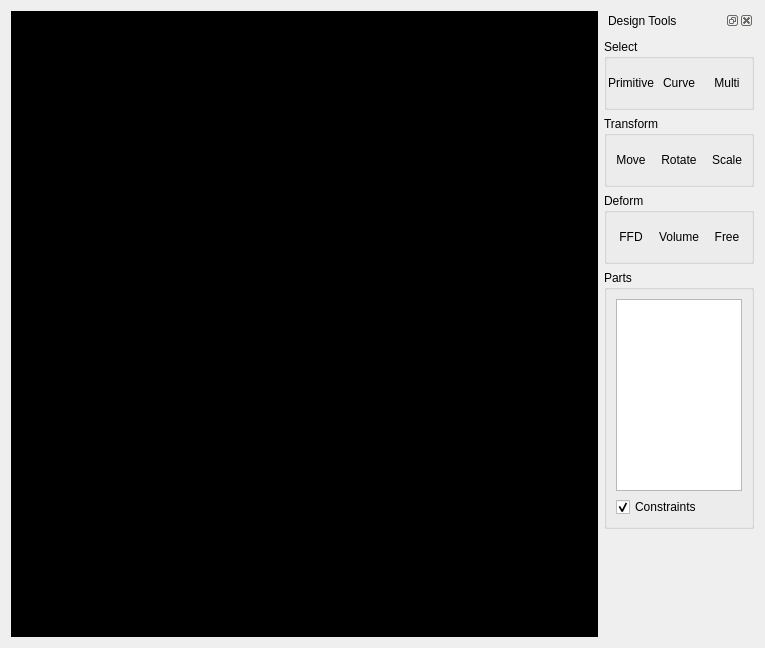
<?xml version="1.0" encoding="UTF-8"?>
<ui version="4.0">
 <class>DesignWidget</class>
 <widget class="QWidget" name="DesignWidget">
  <property name="geometry">
   <rect>
    <x>0</x>
    <y>0</y>
    <width>765</width>
    <height>648</height>
   </rect>
  </property>
  <property name="windowTitle">
   <string>Form</string>
  </property>
  <layout class="QHBoxLayout" name="horizontalLayout">
   <item>
    <widget class="QWidget" name="widget" native="true">
     <layout class="QGridLayout" name="gridLayout">
      <property name="margin">
       <number>0</number>
      </property>
      <property name="spacing">
       <number>0</number>
      </property>
      <item row="0" column="0">
       <widget class="QWidget" name="viewerArea" native="true">
        <property name="sizePolicy">
         <sizepolicy hsizetype="Expanding" vsizetype="Expanding">
          <horstretch>0</horstretch>
          <verstretch>0</verstretch>
         </sizepolicy>
        </property>
        <property name="styleSheet">
         <string notr="true">background: black;</string>
        </property>
        <layout class="QVBoxLayout" name="verticalLayout_2">
         <property name="spacing">
          <number>0</number>
         </property>
         <property name="margin">
          <number>0</number>
         </property>
         <item>
          <layout class="QVBoxLayout" name="viewerAreaLayout"/>
         </item>
        </layout>
       </widget>
      </item>
     </layout>
    </widget>
   </item>
   <item>
    <widget class="QDockWidget" name="toolsWidget">
     <property name="sizePolicy">
      <sizepolicy hsizetype="Fixed" vsizetype="Preferred">
       <horstretch>0</horstretch>
       <verstretch>0</verstretch>
      </sizepolicy>
     </property>
     <property name="windowTitle">
      <string>Design Tools</string>
     </property>
     <widget class="QWidget" name="dockWidgetContents">
      <layout class="QGridLayout" name="gridLayout_3">
       <property name="leftMargin">
        <number>0</number>
       </property>
       <property name="rightMargin">
        <number>0</number>
       </property>
       <item row="0" column="0">
        <widget class="QGroupBox" name="groupBox">
         <property name="sizePolicy">
          <sizepolicy hsizetype="Fixed" vsizetype="Fixed">
           <horstretch>0</horstretch>
           <verstretch>0</verstretch>
          </sizepolicy>
         </property>
         <property name="minimumSize">
          <size>
           <width>150</width>
           <height>0</height>
          </size>
         </property>
         <property name="maximumSize">
          <size>
           <width>150</width>
           <height>16777215</height>
          </size>
         </property>
         <property name="title">
          <string>Select</string>
         </property>
         <property name="flat">
          <bool>false</bool>
         </property>
         <property name="checkable">
          <bool>false</bool>
         </property>
         <layout class="QGridLayout" name="gridLayout_2">
          <property name="margin">
           <number>0</number>
          </property>
          <property name="spacing">
           <number>0</number>
          </property>
          <item row="0" column="0">
           <widget class="QToolButton" name="selectPrimitiveButton">
            <property name="minimumSize">
             <size>
              <width>48</width>
              <height>48</height>
             </size>
            </property>
            <property name="maximumSize">
             <size>
              <width>48</width>
              <height>48</height>
             </size>
            </property>
            <property name="text">
             <string>Primitive</string>
            </property>
            <property name="icon">
             <iconset resource="../Resources/userstudyResource.qrc">
              <normaloff>:/UserStudyApp/toolIcons/selectPrimitive.png</normaloff>:/UserStudyApp/toolIcons/selectPrimitive.png</iconset>
            </property>
            <property name="iconSize">
             <size>
              <width>24</width>
              <height>24</height>
             </size>
            </property>
            <property name="checkable">
             <bool>true</bool>
            </property>
            <property name="popupMode">
             <enum>QToolButton::DelayedPopup</enum>
            </property>
            <property name="toolButtonStyle">
             <enum>Qt::ToolButtonTextUnderIcon</enum>
            </property>
            <property name="autoRaise">
             <bool>true</bool>
            </property>
           </widget>
          </item>
          <item row="0" column="1">
           <widget class="QToolButton" name="selectCurveButton">
            <property name="minimumSize">
             <size>
              <width>48</width>
              <height>48</height>
             </size>
            </property>
            <property name="maximumSize">
             <size>
              <width>48</width>
              <height>48</height>
             </size>
            </property>
            <property name="text">
             <string>Curve</string>
            </property>
            <property name="icon">
             <iconset resource="../Resources/userstudyResource.qrc">
              <normaloff>:/UserStudyApp/toolIcons/selectCurve.png</normaloff>:/UserStudyApp/toolIcons/selectCurve.png</iconset>
            </property>
            <property name="iconSize">
             <size>
              <width>24</width>
              <height>24</height>
             </size>
            </property>
            <property name="checkable">
             <bool>true</bool>
            </property>
            <property name="toolButtonStyle">
             <enum>Qt::ToolButtonTextUnderIcon</enum>
            </property>
            <property name="autoRaise">
             <bool>true</bool>
            </property>
           </widget>
          </item>
          <item row="0" column="2">
           <widget class="QToolButton" name="selectMultiButton">
            <property name="sizePolicy">
             <sizepolicy hsizetype="Fixed" vsizetype="Fixed">
              <horstretch>48</horstretch>
              <verstretch>48</verstretch>
             </sizepolicy>
            </property>
            <property name="minimumSize">
             <size>
              <width>48</width>
              <height>48</height>
             </size>
            </property>
            <property name="text">
             <string>Multi</string>
            </property>
            <property name="icon">
             <iconset resource="../Resources/userstudyResource.qrc">
              <normaloff>:/UserStudyApp/toolIcons/selectRegion.png</normaloff>:/UserStudyApp/toolIcons/selectRegion.png</iconset>
            </property>
            <property name="iconSize">
             <size>
              <width>24</width>
              <height>24</height>
             </size>
            </property>
            <property name="checkable">
             <bool>true</bool>
            </property>
            <property name="toolButtonStyle">
             <enum>Qt::ToolButtonTextUnderIcon</enum>
            </property>
            <property name="autoRaise">
             <bool>true</bool>
            </property>
            <property name="arrowType">
             <enum>Qt::NoArrow</enum>
            </property>
           </widget>
          </item>
         </layout>
        </widget>
       </item>
       <item row="1" column="0">
        <widget class="QGroupBox" name="groupBox_2">
         <property name="sizePolicy">
          <sizepolicy hsizetype="Fixed" vsizetype="Preferred">
           <horstretch>0</horstretch>
           <verstretch>0</verstretch>
          </sizepolicy>
         </property>
         <property name="minimumSize">
          <size>
           <width>150</width>
           <height>0</height>
          </size>
         </property>
         <property name="maximumSize">
          <size>
           <width>150</width>
           <height>16777215</height>
          </size>
         </property>
         <property name="title">
          <string>Transform</string>
         </property>
         <property name="flat">
          <bool>false</bool>
         </property>
         <layout class="QGridLayout" name="gridLayout_4">
          <property name="margin">
           <number>0</number>
          </property>
          <property name="spacing">
           <number>0</number>
          </property>
          <item row="0" column="1">
           <widget class="QToolButton" name="rotateButton">
            <property name="minimumSize">
             <size>
              <width>48</width>
              <height>48</height>
             </size>
            </property>
            <property name="maximumSize">
             <size>
              <width>48</width>
              <height>48</height>
             </size>
            </property>
            <property name="text">
             <string>Rotate</string>
            </property>
            <property name="icon">
             <iconset resource="../Resources/userstudyResource.qrc">
              <normaloff>:/UserStudyApp/toolIcons/rotate.png</normaloff>:/UserStudyApp/toolIcons/rotate.png</iconset>
            </property>
            <property name="iconSize">
             <size>
              <width>24</width>
              <height>24</height>
             </size>
            </property>
            <property name="checkable">
             <bool>true</bool>
            </property>
            <property name="toolButtonStyle">
             <enum>Qt::ToolButtonTextUnderIcon</enum>
            </property>
            <property name="autoRaise">
             <bool>true</bool>
            </property>
           </widget>
          </item>
          <item row="0" column="2">
           <widget class="QToolButton" name="scaleButton">
            <property name="sizePolicy">
             <sizepolicy hsizetype="Fixed" vsizetype="Fixed">
              <horstretch>0</horstretch>
              <verstretch>0</verstretch>
             </sizepolicy>
            </property>
            <property name="minimumSize">
             <size>
              <width>48</width>
              <height>48</height>
             </size>
            </property>
            <property name="maximumSize">
             <size>
              <width>48</width>
              <height>48</height>
             </size>
            </property>
            <property name="text">
             <string>Scale</string>
            </property>
            <property name="icon">
             <iconset resource="../Resources/userstudyResource.qrc">
              <normaloff>:/UserStudyApp/toolIcons/scale.png</normaloff>:/UserStudyApp/toolIcons/scale.png</iconset>
            </property>
            <property name="iconSize">
             <size>
              <width>24</width>
              <height>24</height>
             </size>
            </property>
            <property name="checkable">
             <bool>true</bool>
            </property>
            <property name="toolButtonStyle">
             <enum>Qt::ToolButtonTextUnderIcon</enum>
            </property>
            <property name="autoRaise">
             <bool>true</bool>
            </property>
           </widget>
          </item>
          <item row="0" column="0">
           <widget class="QToolButton" name="moveButton">
            <property name="minimumSize">
             <size>
              <width>48</width>
              <height>48</height>
             </size>
            </property>
            <property name="maximumSize">
             <size>
              <width>48</width>
              <height>48</height>
             </size>
            </property>
            <property name="text">
             <string>Move</string>
            </property>
            <property name="icon">
             <iconset resource="../Resources/userstudyResource.qrc">
              <normaloff>:/UserStudyApp/toolIcons/moveIcon.png</normaloff>:/UserStudyApp/toolIcons/moveIcon.png</iconset>
            </property>
            <property name="iconSize">
             <size>
              <width>24</width>
              <height>24</height>
             </size>
            </property>
            <property name="checkable">
             <bool>true</bool>
            </property>
            <property name="toolButtonStyle">
             <enum>Qt::ToolButtonTextUnderIcon</enum>
            </property>
            <property name="autoRaise">
             <bool>true</bool>
            </property>
           </widget>
          </item>
         </layout>
        </widget>
       </item>
       <item row="3" column="0">
        <widget class="QGroupBox" name="groupBox_3">
         <property name="maximumSize">
          <size>
           <width>150</width>
           <height>16777215</height>
          </size>
         </property>
         <property name="title">
          <string>Parts</string>
         </property>
         <layout class="QVBoxLayout" name="verticalLayout">
          <item>
           <widget class="QListWidget" name="listParts">
            <property name="minimumSize">
             <size>
              <width>100</width>
              <height>0</height>
             </size>
            </property>
            <property name="maximumSize">
             <size>
              <width>16777215</width>
              <height>16777215</height>
             </size>
            </property>
           </widget>
          </item>
          <item>
           <widget class="QCheckBox" name="isUseConstraints">
            <property name="text">
             <string>Constraints</string>
            </property>
            <property name="checked">
             <bool>true</bool>
            </property>
           </widget>
          </item>
         </layout>
        </widget>
       </item>
       <item row="4" column="0">
        <widget class="QWidget" name="specialWidget" native="true"/>
       </item>
       <item row="5" column="0">
        <spacer name="verticalSpacer">
         <property name="orientation">
          <enum>Qt::Vertical</enum>
         </property>
         <property name="sizeHint" stdset="0">
          <size>
           <width>20</width>
           <height>40</height>
          </size>
         </property>
        </spacer>
       </item>
       <item row="2" column="0">
        <widget class="QGroupBox" name="groupBox_4">
         <property name="sizePolicy">
          <sizepolicy hsizetype="Fixed" vsizetype="Fixed">
           <horstretch>0</horstretch>
           <verstretch>0</verstretch>
          </sizepolicy>
         </property>
         <property name="minimumSize">
          <size>
           <width>150</width>
           <height>0</height>
          </size>
         </property>
         <property name="maximumSize">
          <size>
           <width>150</width>
           <height>16777215</height>
          </size>
         </property>
         <property name="title">
          <string>Deform</string>
         </property>
         <layout class="QGridLayout" name="gridLayout_5">
          <property name="margin">
           <number>0</number>
          </property>
          <property name="spacing">
           <number>0</number>
          </property>
          <item row="0" column="0">
           <widget class="QToolButton" name="ffdButton">
            <property name="sizePolicy">
             <sizepolicy hsizetype="Fixed" vsizetype="Fixed">
              <horstretch>0</horstretch>
              <verstretch>0</verstretch>
             </sizepolicy>
            </property>
            <property name="minimumSize">
             <size>
              <width>48</width>
              <height>48</height>
             </size>
            </property>
            <property name="maximumSize">
             <size>
              <width>48</width>
              <height>48</height>
             </size>
            </property>
            <property name="text">
             <string>FFD</string>
            </property>
            <property name="icon">
             <iconset resource="../Resources/userstudyResource.qrc">
              <normaloff>:/UserStudyApp/toolIcons/FFD.png</normaloff>:/UserStudyApp/toolIcons/FFD.png</iconset>
            </property>
            <property name="iconSize">
             <size>
              <width>24</width>
              <height>24</height>
             </size>
            </property>
            <property name="checkable">
             <bool>true</bool>
            </property>
            <property name="toolButtonStyle">
             <enum>Qt::ToolButtonTextUnderIcon</enum>
            </property>
            <property name="autoRaise">
             <bool>true</bool>
            </property>
           </widget>
          </item>
          <item row="0" column="1">
           <widget class="QToolButton" name="voxelButton">
            <property name="minimumSize">
             <size>
              <width>48</width>
              <height>48</height>
             </size>
            </property>
            <property name="maximumSize">
             <size>
              <width>48</width>
              <height>48</height>
             </size>
            </property>
            <property name="text">
             <string>Volume</string>
            </property>
            <property name="icon">
             <iconset resource="../Resources/userstudyResource.qrc">
              <normaloff>:/UserStudyApp/toolIcons/volumeFFD.png</normaloff>:/UserStudyApp/toolIcons/volumeFFD.png</iconset>
            </property>
            <property name="iconSize">
             <size>
              <width>24</width>
              <height>24</height>
             </size>
            </property>
            <property name="checkable">
             <bool>true</bool>
            </property>
            <property name="toolButtonStyle">
             <enum>Qt::ToolButtonTextUnderIcon</enum>
            </property>
            <property name="autoRaise">
             <bool>true</bool>
            </property>
           </widget>
          </item>
          <item row="0" column="2">
           <widget class="QToolButton" name="freeButton">
            <property name="sizePolicy">
             <sizepolicy hsizetype="Fixed" vsizetype="Preferred">
              <horstretch>0</horstretch>
              <verstretch>0</verstretch>
             </sizepolicy>
            </property>
            <property name="minimumSize">
             <size>
              <width>48</width>
              <height>48</height>
             </size>
            </property>
            <property name="maximumSize">
             <size>
              <width>48</width>
              <height>48</height>
             </size>
            </property>
            <property name="text">
             <string>Free</string>
            </property>
            <property name="icon">
             <iconset resource="../Resources/userstudyResource.qrc">
              <normaloff>:/UserStudyApp/toolIcons/freeDeform.png</normaloff>:/UserStudyApp/toolIcons/freeDeform.png</iconset>
            </property>
            <property name="iconSize">
             <size>
              <width>24</width>
              <height>24</height>
             </size>
            </property>
            <property name="checkable">
             <bool>true</bool>
            </property>
            <property name="toolButtonStyle">
             <enum>Qt::ToolButtonTextUnderIcon</enum>
            </property>
            <property name="autoRaise">
             <bool>true</bool>
            </property>
           </widget>
          </item>
         </layout>
        </widget>
       </item>
      </layout>
     </widget>
    </widget>
   </item>
  </layout>
 </widget>
 <resources>
  <include location="../Resources/userstudyResource.qrc"/>
 </resources>
 <connections/>
</ui>
